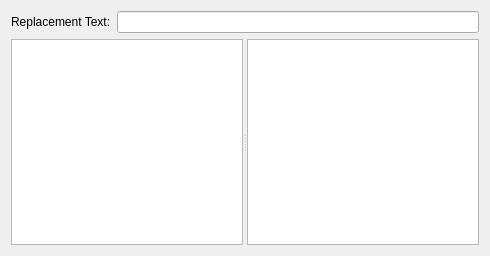
<?xml version="1.0" encoding="UTF-8"?>
<ui version="4.0">
 <class>TestSearchReplaceWidget</class>
 <widget class="QWidget" name="TestSearchReplaceWidget">
  <property name="geometry">
   <rect>
    <x>0</x>
    <y>0</y>
    <width>490</width>
    <height>256</height>
   </rect>
  </property>
  <property name="windowTitle">
   <string>Form</string>
  </property>
  <layout class="QVBoxLayout" name="verticalLayout">
   <item>
    <layout class="QHBoxLayout" name="horizontalLayout">
     <item>
      <widget class="QLabel" name="label">
       <property name="sizePolicy">
        <sizepolicy hsizetype="Preferred" vsizetype="Minimum">
         <horstretch>0</horstretch>
         <verstretch>0</verstretch>
        </sizepolicy>
       </property>
       <property name="text">
        <string>Replacement Text:</string>
       </property>
      </widget>
     </item>
     <item>
      <widget class="QLineEdit" name="lineEdit"/>
     </item>
    </layout>
   </item>
   <item>
    <widget class="QSplitter" name="splitter">
     <property name="sizePolicy">
      <sizepolicy hsizetype="Expanding" vsizetype="MinimumExpanding">
       <horstretch>0</horstretch>
       <verstretch>0</verstretch>
      </sizepolicy>
     </property>
     <property name="orientation">
      <enum>Qt::Horizontal</enum>
     </property>
     <widget class="QTextEdit" name="textEdit"/>
     <widget class="QTextEdit" name="textEdit_2"/>
    </widget>
   </item>
  </layout>
 </widget>
 <resources/>
 <connections/>
</ui>
